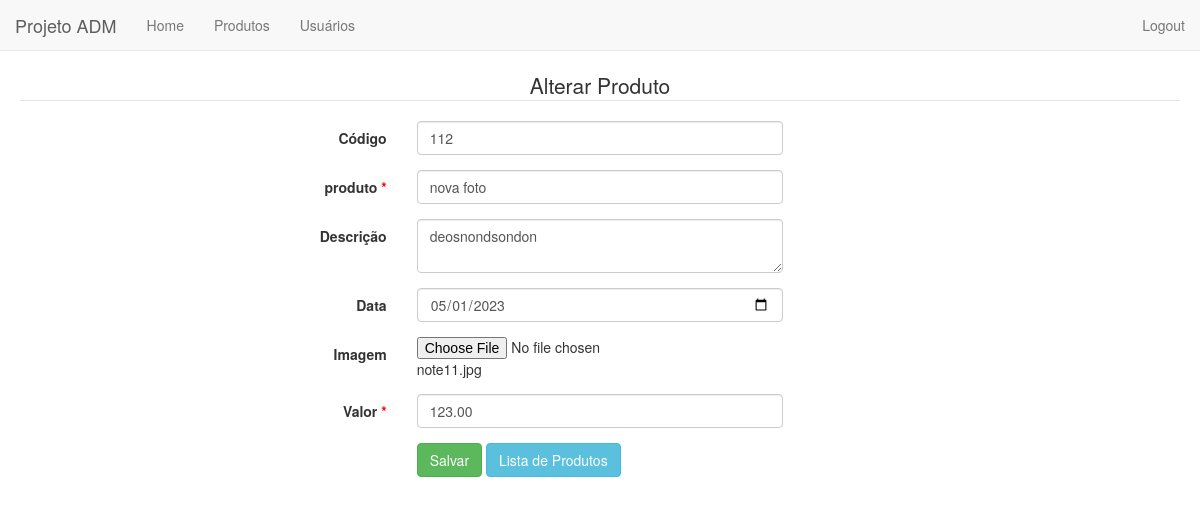
Page /form_alterar.php?id=4 on the committed database.
### tables this page shows
CREATE TABLE IF NOT EXISTS `tabelaimg` (
  `id` int NOT NULL AUTO_INCREMENT,
  `codigo` varchar(14) NOT NULL,
  `produto` varchar(80) NOT NULL,
  `descricao` varchar(250) NOT NULL,
  `data` date NOT NULL,
  `imagem` varchar(80) NOT NULL,
  `valor` decimal(15,2) NOT NULL,
  PRIMARY KEY (`id`)
);

### form_alterar.php (the view, shortened to what this page needs)
<!doctype html>
<html lang="en">
  <head>
    <link rel="stylesheet" href="https://cdn.jsdelivr.net/npm/bootstrap@3.4.1/dist/css/bootstrap.min.css">
  </head>
  <body>
        <?php
        include_once('menu.php');
        ?>
        <form class="form-horizontal" action="alterar.php" method="post"
            enctype="multipart/form-data">
            <fieldset>
                <legend>Alterar Produto</legend>
                <?php
                $podeAlterar = false;
                if (isset($_GET['id']))
                {
                    include_once('conexao.php');
                    $id = $_GET['id'];
                    $sql = "SELECT * FROM tabelaimg WHERE id = $id";
                    $resultado = mysqli_query($conexao, $sql);
                    $dados = mysqli_fetch_array($resultado);
                    if (! is_null($dados)) {
                        $podeAlterar = true;
                    }
                }
                if ($podeAlterar) {
                    ?>
                    <div class="form-group">
                        <label class="col-md-4 control-label" for="codigo">Código</label>
                        <div class="col-md-4">
                            <input id="codigo" name="codigo" type="text"
                                value="<?=$dados['codigo']?>" placeholder=""
                                class="form-control input-md" maxlength="14">
                        </div>
                    </div>
                    <div class="form-group">
                        <label class="col-md-4 control-label" for="produto">produto
                            <span style="color: red">*</span></label>
                        <div class="col-md-4">
                            <input id="produto" name="produto" type="text"
                                value="<?=$dados['produto']?>" placeholder=""
                                class="form-control input-md" required="" maxlength="80">
                        </div>
                    </div>
                    <div class="form-group">
                        <label class="col-md-4 control-label" for="descricao">Descrição</label>
                        <div class="col-md-4">
                            <textarea class="form-control" id="descricao" name="descricao"
                                maxlength="250"><?=$dados['descricao']?></textarea>
                        </div>
                    </div>
                    <div class="form-group">
                        <label class="col-md-4 control-label" for="data">Data</label>
                        <div class="col-md-4">
                            <input id="data" name="data" value="<?=$dados['data']?>"
                                type="date" placeholder="" class="form-control input-md"
                                required="">
                        </div>
                    </div>
                    <div class="form-group">
                        <label class="col-md-4 control-label" for="imagem">Imagem</label>
                        <div class="col-md-4">
                            <input id="imagem" value="" name="imagem" class="input-file"
                                type="file"> <span><?=$dados['imagem']?></span>
                        </div>
                    </div>
                    <div class="form-group">
                        <label class="col-md-4 control-label" for="valor">Valor
                            <span style="color: red">*</span></label>
                        <div class="col-md-4">
                            <input id="valor" name="valor" value="<?=$dados['valor']?>"
                                type="number" step="any" placeholder=""
                                class="form-control input-md" required="">
                        </div>
                    </div>
                    <?php
                }
                 else {
                    echo "<p style='text-align: center; color:red;'>Não foi possível carregar os dados do produto.</p>";
                }
                ?>
                <div class="form-group">
                    <label class="col-xs-4 control-label" for="btnCadastrar"></label>
                    <div class="col-xs-8">
                        <button id="btnCadastrar" name="btnCadastrar"
                        class="btn btn-success"
                        <?php echo ($podeAlterar ? '' : 'disabled')?>>Salvar</button>
                        <a href="consulta.php" id="btnLista" name="btnLista"
                            class="btn btn-info" role="button">Lista de Produtos</a>
                    </div>
                </div>
            </fieldset>
        </form>
  </body>
</html>

### form_alterar.php (style rules this page uses)
body { padding: 20px; }
legend { text-align: center; }

### rows in the picture
tabelaimg: codigo "112", produto "nova foto", descricao "deosnondsondon", data "05/01/2023", imagem "note11.jpg", valor "123.00"
